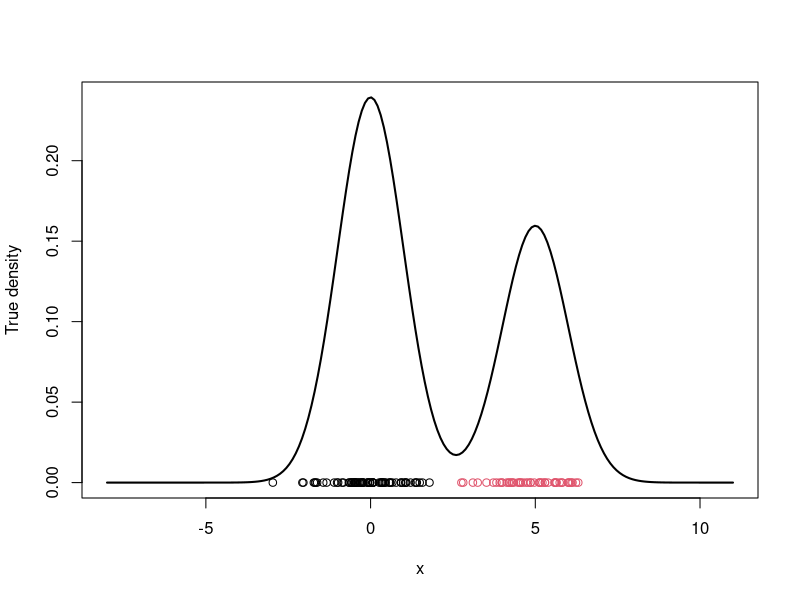
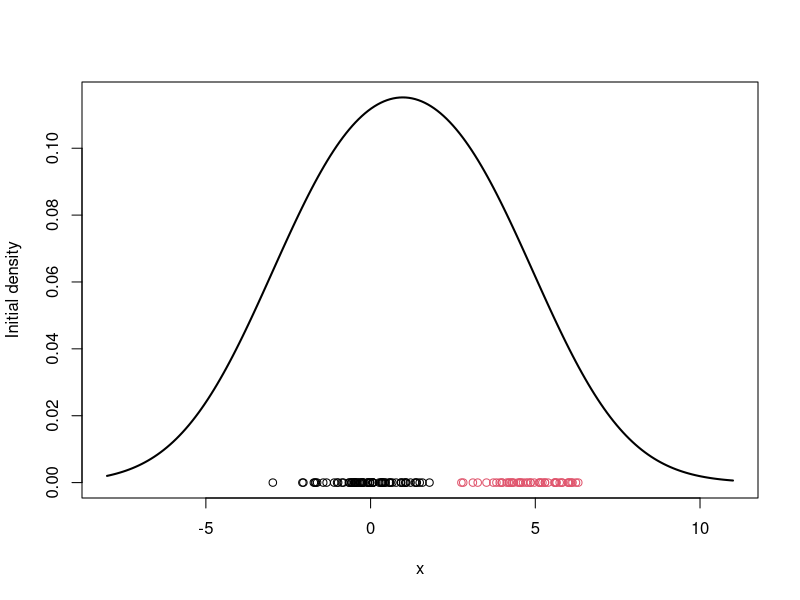
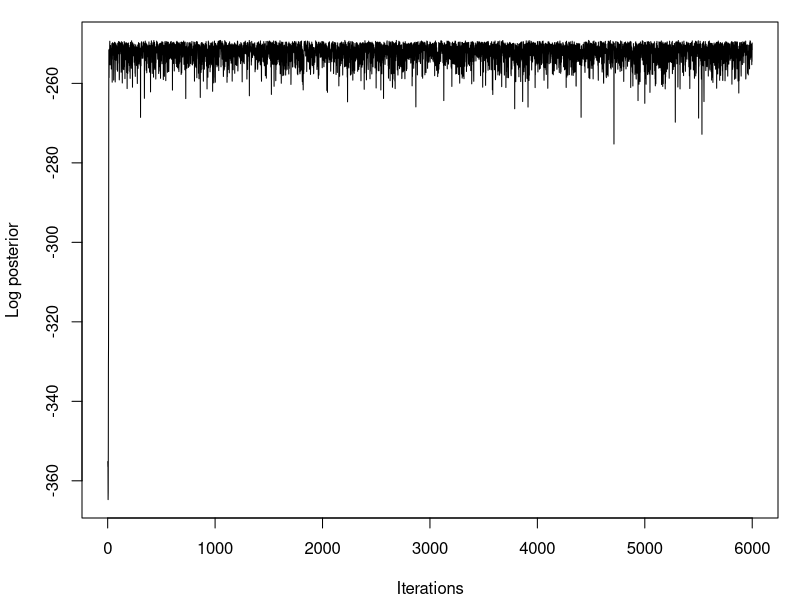
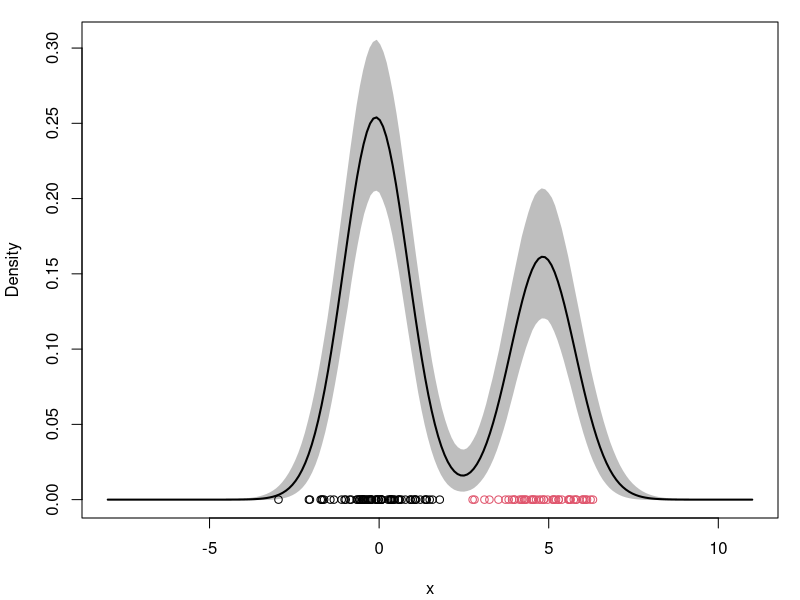
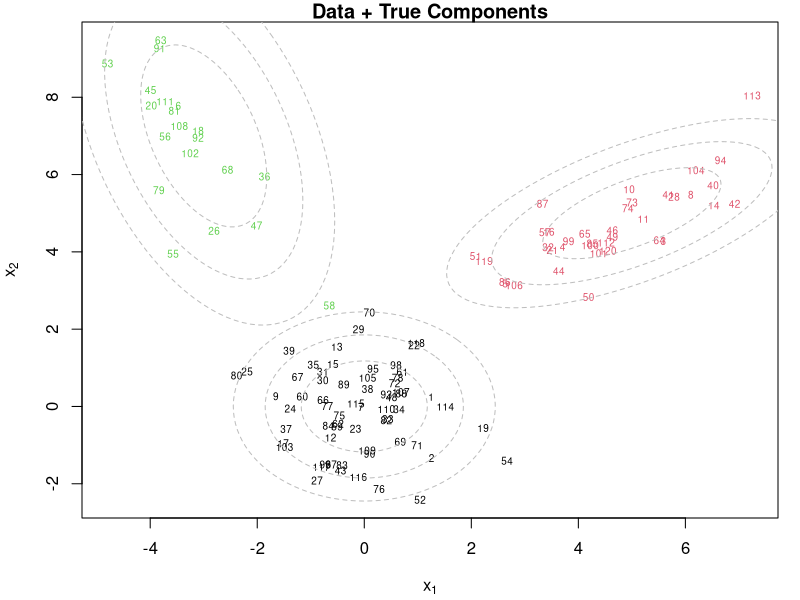
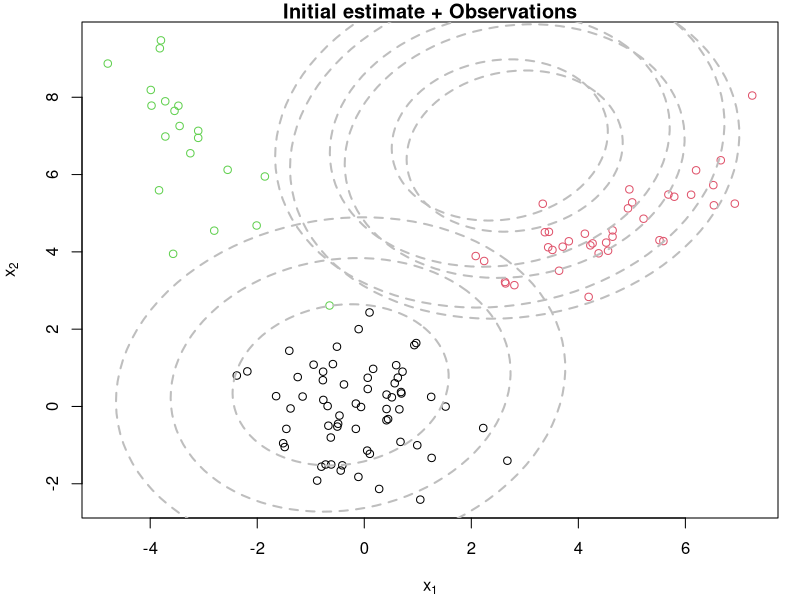
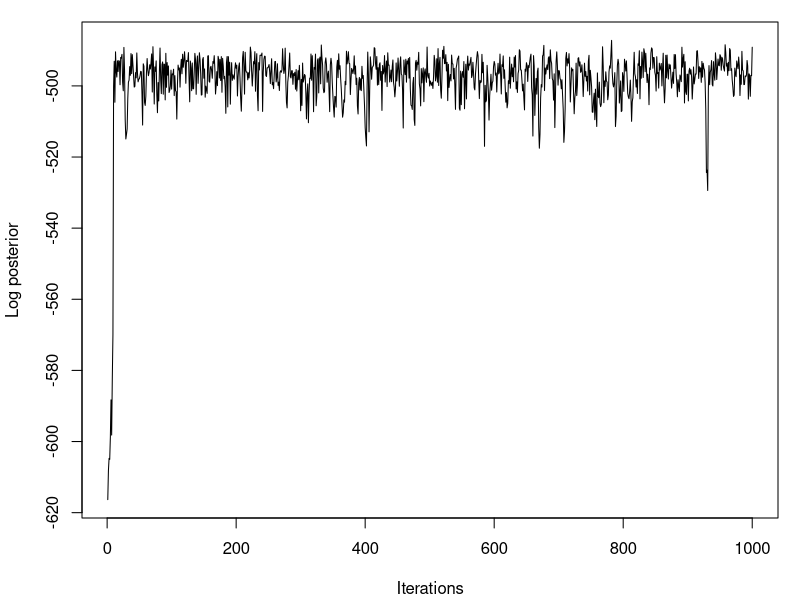
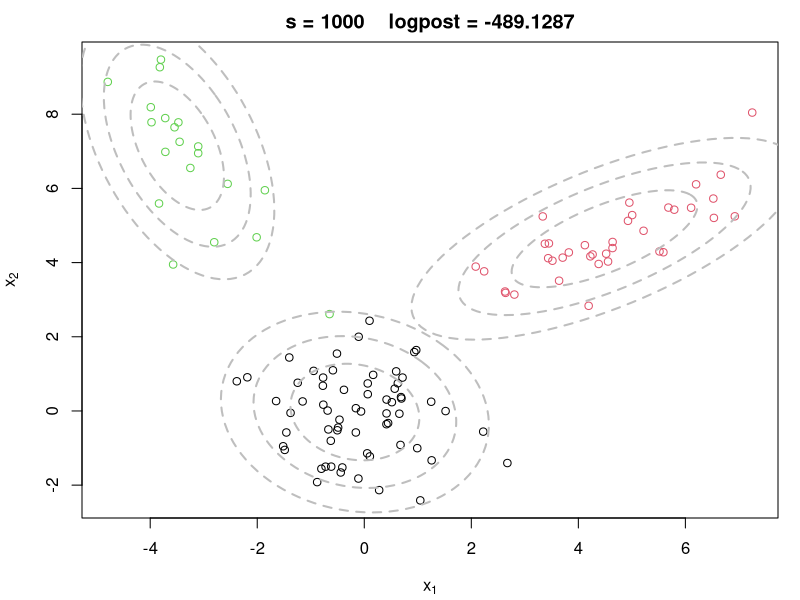

Generate these figures, in order, with R:
## ---- chunk 1
### Example of an MCMC algorithm for fitting a location mixture of 2 Gaussian components
#### The algorithm is tested using simulated data

## Clear the environment and load required libraries
rm(list=ls())
library(MCMCpack)
set.seed(81196)  # So that results are reproducible

## Generate data from a mixture with 2 components
KK         = 2
w.true     = 0.6  # True weights associated with the components
mu.true    = rep(0, KK)
mu.true[1] = 0   # True mean for the first component
mu.true[2] = 5   # True mean for the second component
sigma.true = 1   # True standard deviation of all components
n          = 120         # Number of observations to be generated
cc.true = sample(1:KK, n, replace=T, prob=c(w.true,1-w.true))
x  = rep(0, n)
for(i in 1:n){
  x[i] = rnorm(1, mu.true[cc.true[i]], sigma.true)
}

# Plot the true density
par(mfrow=c(1,1))
xx.true = seq(-8,11,length=200)
yy.true = w.true*dnorm(xx.true, mu.true[1], sigma.true) + 
  (1-w.true)*dnorm(xx.true, mu.true[2], sigma.true) 
plot(xx.true, yy.true, type="l", xlab="x", ylab="True density", lwd=2)
points(x, rep(0,n), col=cc.true)

## Initialize the parameters
w     = 1/2                         #Assign equal weight to each component to start with
mu    = rnorm(KK, mean(x), sd(x))   #Random cluster centers randomly spread over the support of the data
sigma = sd(x)                       #Initial standard deviation

# Plot the initial guess for the density
xx = seq(-8,11,length=200)
yy = w*dnorm(xx, mu[1], sigma) + (1-w)*dnorm(xx, mu[2], sigma)
plot(xx, yy, type="l", ylim=c(0, max(yy)), xlab="x", 
     ylab="Initial density", lwd=2)
points(x, rep(0,n), col=cc.true)

## The actual MCMC algorithm starts here
# Priors
aa  = rep(1,KK)  # Uniform prior on w
eta = 0          # Mean 0 for the prior on mu_k
tau = 5          # Standard deviation 5 on the prior for mu_l
dd  = 2
qq  = 1

# Number of iterations of the sampler
rrr   = 6000
burn  = 1000


# Storing the samples
cc.out    = array(0, dim=c(rrr, n))
w.out     = rep(0, rrr)
mu.out    = array(0, dim=c(rrr, KK))
sigma.out = rep(0, rrr)
logpost   = rep(0, rrr)

# MCMC iterations
for(s in 1:rrr){
  # Sample the indicators
  cc = rep(0,n)
  for(i in 1:n){
    v = rep(0,KK)
    v[1] = log(w) + dnorm(x[i], mu[1], sigma, log=TRUE)  #Compute the log of the weights
    v[2] = log(1-w) + dnorm(x[i], mu[2], sigma, log=TRUE)  #Compute the log of the weights
    v = exp(v - max(v))/sum(exp(v - max(v)))
    cc[i] = sample(1:KK, 1, replace=TRUE, prob=v)
  }
  
  # Sample the weights
  w = rbeta(1, aa[1] + sum(cc==1), aa[2] + sum(cc==2))

  # Sample the means
  for(k in 1:KK){
    nk    = sum(cc==k)
    xsumk = sum(x[cc==k])
    tau2.hat = 1/(nk/sigma^2 + 1/tau^2)
    mu.hat  = tau2.hat*(xsumk/sigma^2 + eta/tau^2)
    mu[k]   = rnorm(1, mu.hat, sqrt(tau2.hat))
  }

  # Sample the variances
  dd.star = dd + n/2
  qq.star = qq + sum((x - mu[cc])^2)/2
  sigma = sqrt(rinvgamma(1, dd.star, qq.star))

  # Store samples
  cc.out[s,]   = cc
  w.out[s]     = w
  mu.out[s,]   = mu
  sigma.out[s] = sigma
  for(i in 1:n){
    if(cc[i]==1){
      logpost[s] = logpost[s] + log(w) + dnorm(x[i], mu[1], sigma, log=TRUE)
    }else{
      logpost[s] = logpost[s] + log(1-w) + dnorm(x[i], mu[2], sigma, log=TRUE)
    }
  }
  logpost[s] = logpost[s] + dbeta(w, aa[1], aa[2],log = T)
  for(k in 1:KK){
    logpost[s] = logpost[s] + dnorm(mu[k], eta, tau, log = T)
  }
  logpost[s] = logpost[s] + log(dinvgamma(sigma^2, dd, 1/qq))
  if(s/500==floor(s/500)){
    print(paste("s =",s))
  }
}

## Plot the logposterior distribution for various samples
par(mfrow=c(1,1))
par(mar=c(4,4,1,1)+0.1)
plot(logpost, type="l", xlab="Iterations", ylab="Log posterior")

xx = seq(-8,11,length=200)
density.posterior = array(0, dim=c(rrr-burn,length(xx)))
for(s in 1:(rrr-burn)){
  density.posterior[s,] = density.posterior[s,] + w.out[s+burn]*dnorm(xx,mu.out[s+burn,1],sigma.out[s+burn]) +
                                                  (1-w.out[s+burn])*dnorm(xx,mu.out[s+burn,2],sigma.out[s+burn])
}
density.posterior.m = apply(density.posterior , 2, mean)
density.posterior.lq = apply(density.posterior, 2, quantile, 0.025)
density.posterior.uq = apply(density.posterior, 2, quantile, 0.975)
par(mfrow=c(1,1))
par(mar=c(4,4,1,1)+0.1)
plot(xx, density.posterior.m, type="n",ylim=c(0,max(density.posterior.uq)), xlab="x", ylab="Density")
polygon(c(xx,rev(xx)), c(density.posterior.lq, rev(density.posterior.uq)), col="grey", border="grey")
lines(xx, density.posterior.m, lwd=2)
points(x, rep(0,n), col=cc.true)
## ---- chunk 2
#### Example of an MCMC algorithm for fitting a mixtures of K p-variate Gaussian components
#### The algorithm is tested using simulated data

## Clear the environment and load required libraries
rm(list=ls())
library(mvtnorm)
library(ellipse)
library(MCMCpack)

## Generate data from a mixture with 3 components
KK      = 3
p       = 2
w.true = c(0.5,0.3,0.2)  # True weights associated with the components
mu.true     = array(0, dim=c(KK,p))
mu.true[1,] = c(0,0)   #True mean for the first component
mu.true[2,] = c(5,5)   #True mean for the second component
mu.true[3,] = c(-3,7)   #True mean for the third component
Sigma.true      = array(0, dim=c(KK,p,p))
Sigma.true[1,,] = matrix(c(1,0,0,1),p,p)   #True variance for the first component
Sigma.true[2,,] = matrix(c(2,0.9,0.9,1),p,p)   #True variance for the second component
Sigma.true[3,,] = matrix(c(1,-0.9,-0.9,4),p,p)   #True variance for the third component
set.seed(63252)    #Keep seed the same so that we can reproduce results
n  = 120
cc.true = sample(1:3, n, replace=T, prob=w.true)
x  = array(0, dim=c(n,p))
for(i in 1:n){
  x[i,] = rmvnorm(1, mu.true[cc.true[i],], Sigma.true[cc.true[i],,])
}

par(mfrow=c(1,1))
plot(x[,1], x[,2], col=cc.true, xlab=expression(x[1]), ylab=expression(x[2]), type="n")
text(x[,1], x[,2], seq(1,n), col=cc.true, cex=0.6)
for(k in 1:KK){
  lines(ellipse(x=Sigma.true[k,,], centre=mu.true[k,], level=0.50), col="grey", lty=2)
  lines(ellipse(x=Sigma.true[k,,], centre=mu.true[k,], level=0.82), col="grey", lty=2)
  lines(ellipse(x=Sigma.true[k,,], centre=mu.true[k,], level=0.95), col="grey", lty=2)
}
title(main="Data + True Components")

## Initialize the parameters
w          = rep(1,KK)/KK  #Assign equal weight to each component to start with
mu         = rmvnorm(KK, apply(x,2,mean), var(x))   #RandomCluster centers randomly spread over the support of the data
Sigma      = array(0, dim=c(KK,p,p))  #Initial variances are assumed to be the same
Sigma[1,,] = var(x)/KK  
Sigma[2,,] = var(x)/KK
Sigma[3,,] = var(x)/KK
cc         = sample(1:KK, n, replace=TRUE, prob=w)

par(mfrow=c(1,1))
plot(x[,1], x[,2], col=cc.true, xlab=expression(x[1]), ylab=expression(x[2]))
for(k in 1:KK){
  lines(ellipse(x=Sigma[k,,], centre=mu[k,], level=0.50), col="grey", lty=2, lwd=2)
  lines(ellipse(x=Sigma[k,,], centre=mu[k,], level=0.82), col="grey", lty=2, lwd=2)
  lines(ellipse(x=Sigma[k,,], centre=mu[k,], level=0.95), col="grey", lty=2, lwd=2)
}
title(main="Initial estimate + Observations")

# Priors
aa = rep(1, KK)
dd = apply(x,2,mean)
DD = 10*var(x)
nu = p
SS = var(x)/3

# Number of iteration of the sampler
rrr = 1000

# Storing the samples
cc.out    = array(0, dim=c(rrr, n))
w.out     = array(0, dim=c(rrr, KK))
mu.out    = array(0, dim=c(rrr, KK, p))
Sigma.out = array(0, dim=c(rrr, KK, p, p))
logpost   = rep(0, rrr)

for(s in 1:rrr){
  # Sample the indicators
  for(i in 1:n){
    v = rep(0,KK)
    for(k in 1:KK){
      v[k] = log(w[k]) + mvtnorm::dmvnorm(x[i,], mu[k,], Sigma[k,,], log=TRUE)  #Compute the log of the weights
    }
    v = exp(v - max(v))/sum(exp(v - max(v)))
    cc[i] = sample(1:KK, 1, replace=TRUE, prob=v)
  }
  
  # Sample the weights
  w = as.vector(rdirichlet(1, aa + tabulate(cc)))
  
  # Sample the means
  DD.st = matrix(0, nrow=p, ncol=p)
  for(k in 1:KK){
    mk    = sum(cc==k)
    xsumk = apply(x[cc==k,], 2, sum)
    DD.st = solve(mk*solve(Sigma[k,,]) + solve(DD))
    dd.st = DD.st%*%(solve(Sigma[k,,])%*%xsumk + solve(DD)%*%dd)
    mu[k,] = as.vector(rmvnorm(1,dd.st,DD.st))
  }
  
  # Sample the variances
  xcensumk = array(0, dim=c(KK,p,p))
  for(i in 1:n){
    xcensumk[cc[i],,] = xcensumk[cc[i],,] + (x[i,] - mu[cc[i],])%*%t(x[i,] - mu[cc[i],])
  }
  for(k in 1:KK){
    Sigma[k,,] = riwish(nu + sum(cc==k), SS + xcensumk[k,,])
  }
  
  # Store samples
  cc.out[s,]      = cc
  w.out[s,]       = w
  mu.out[s,,]     = mu
  Sigma.out[s,,,] = Sigma
  for(i in 1:n){
    logpost[s] = logpost[s] + log(w[cc[i]]) + mvtnorm::dmvnorm(x[i,], mu[cc[i],], Sigma[cc[i],,], log=TRUE)
  }
  logpost[s] = logpost[s] + ddirichlet(w, aa)
  for(k in 1:KK){
    logpost[s] = logpost[s] + mvtnorm::dmvnorm(mu[k,], dd, DD, log=TRUE)
    logpost[s] = logpost[s] + log(diwish(Sigma[k,,], nu, SS))
  }
  
  if(s/250==floor(s/250)){
    print(paste("s = ", s))
  }
  
}

## Plot the logposterior distribution for various samples
par(mfrow=c(1,1))
par(mar=c(4,4,1,1)+0.1)
plot(logpost, type="l", xlab="Iterations", ylab="Log posterior")

## Plot the density estimate for the last iteration of the MCMC
par(mfrow=c(1,1))
par(mar=c(4,4,2,1)+0.1)
plot(x[,1], x[,2], col=cc.true, main=paste("s =",s,"   logpost =", round(logpost[s],4)), xlab=expression(x[1]), ylab=expression(x[2]))
for(k in 1:KK){
  lines(ellipse(x=Sigma[k,,], centre=mu[k,], level=0.50), col="grey", lty=2, lwd=2)
  lines(ellipse(x=Sigma[k,,], centre=mu[k,], level=0.82), col="grey", lty=2, lwd=2)
  lines(ellipse(x=Sigma[k,,], centre=mu[k,], level=0.95), col="grey", lty=2, lwd=2)
}
